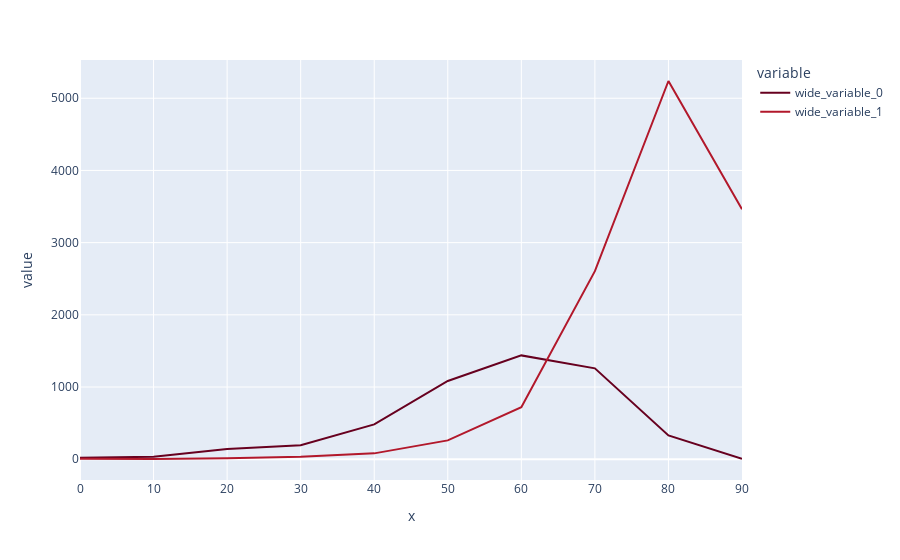

Notebook cell for this chart:
### Code cell
import pandas as pd
df = pd.read_csv("National_Total_Deaths_by_Age_Group (1).csv")

# List arguments in wide form
series1 = [3, 5, 4, 8]
series2 = [5, 4, 8, 3]

fall = df["Total_ICU_Admissions"]
död_fall = df["Total_Deaths"]


fig = px.line(x=[0,10,20,30,40,50,60,70,80,90], y=[fall, död_fall], color_discrete_sequence=px.colors.sequential.RdBu)
fig.show()

### Figure 1 — Plotly figure (JSON) as saved in the notebook; plotly's stock layout.template omitted (floating-point values rounded to 4 significant figures)
{"data": [{"hovertemplate": "variable=wide_variable_0<br>x=%{x}<br>value=%{y}<extra></extra>", "legendgroup": "wide_variable_0", "line": {"color": "rgb(103,0,31)", "dash": "solid"}, "mode": "lines", "name": "wide_variable_0", "orientation": "v", "showlegend": true, "type": "scatter", "x": [0, 10, 20, 30, 40, 50, 60, 70, 80, 90], "xaxis": "x", "y": [22, 35, 142, 194, 483, 1084, 1438, 1259, 329, 7], "yaxis": "y"}, {"hovertemplate": "variable=wide_variable_1<br>x=%{x}<br>value=%{y}<extra></extra>", "legendgroup": "wide_variable_1", "line": {"color": "rgb(178,24,43)", "dash": "solid"}, "mode": "lines", "name": "wide_variable_1", "orientation": "v", "showlegend": true, "type": "scatter", "x": [0, 10, 20, 30, 40, 50, 60, 70, 80, 90], "xaxis": "x", "y": [7, 3, 15, 33, 81, 261, 721, 2605, 5239, 3463], "yaxis": "y"}], "layout": {"legend": {"title": {"text": "variable"}, "tracegroupgap": 0}, "margin": {"t": 60}, "xaxis": {"anchor": "y", "domain": [0, 1], "title": {"text": "x"}}, "yaxis": {"anchor": "x", "domain": [0, 1], "title": {"text": "value"}}}}
